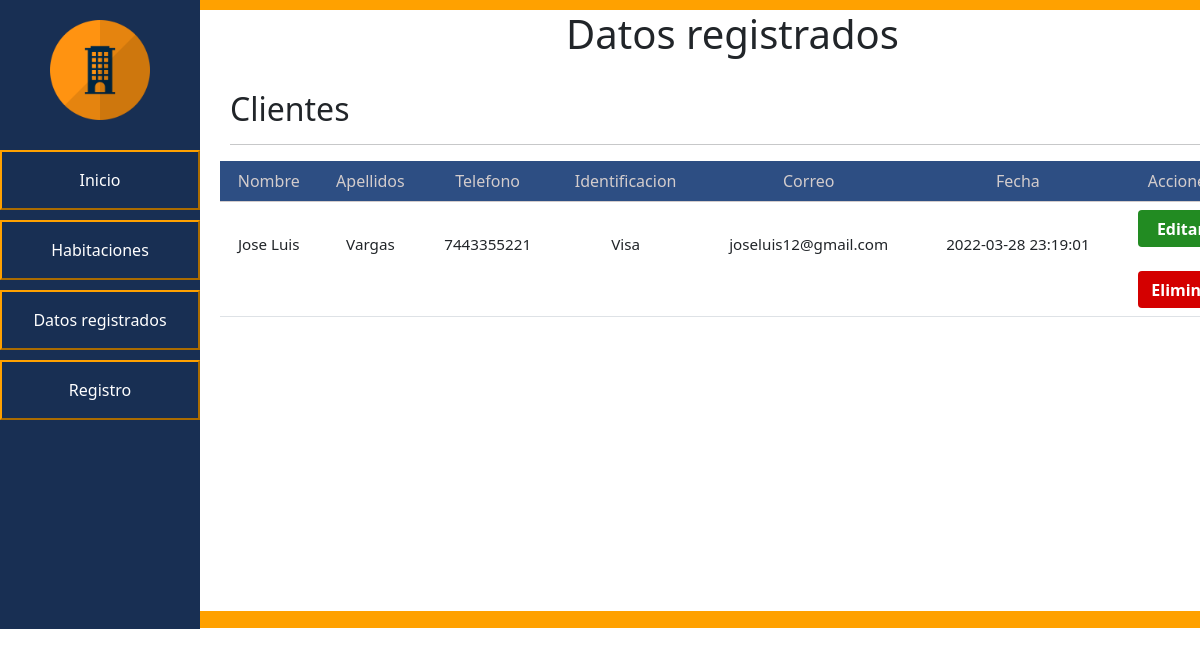
The app's page /PHP/datos-registrados.php with its own data.
### tables this page shows
CREATE TABLE `clientes` (
  `idClientes` int(11) NOT NULL,
  `Nombre` varchar(45) NOT NULL,
  `Apellidos` varchar(45) NOT NULL,
  `Telefono` varchar(20) NOT NULL,
  `Identificacion` varchar(45) NOT NULL,
  `Correo` varchar(50) NOT NULL,
  `Fechadeingreso` datetime NOT NULL
);

### PHP/datos-registrados.php (the view, shortened to what this page needs)
<!DOCTYPE html>
<html>
<head>
    <link href="https://cdn.jsdelivr.net/npm/bootstrap@5.0.2/dist/css/bootstrap.min.css" rel="stylesheet">
    <link rel="stylesheet" type="text/css" href="../css/styles-datos-registrados.css">
</head>
<body>
	<div id="general">
		<div id="navegacion">
			<div id="navegacion-alineacion">
				<img src="..\img\img2.png" id="img1">
				<a href="index.php">
					<button class="animacion-btn" id="boton">Inicio</button>
				</a>
				<a href="habitaciones.php">
					<button class="animacion-btn" id="boton">Habitaciones</button>
				</a>
				<a href="datos-registrados.php">
					<button class="animacion-btn" id="boton">Datos registrados</button>
				</a>
                <a href="registro.php?pagina=1">
                    <button class="animacion-btn" id="boton">Registro</button>
                </a>
			</div>
		</div>
		<div id="cuerpo">
			<div id="contenido-cuerpo">
				<h1 style="text-align: center;">Datos registrados </h1>
				<br>
                <h2 id="titulo"> Clientes </h2>
                <hr style="margin-left: 30px; margin-right: 30px;">
                <table class="table table-hover" id="alineacion-tabla">
                    <thead>
                        <tr class="tittleback">
                            <th scope="col">Nombre</th>
                            <th scope="col">Apellidos</th>
                            <th scope="col">Telefono</th>
                            <th scope="col">Identificacion</th>
                            <th scope="col">Correo</th>
                            <th scope="col">Fecha</th>
                            <th scope="col">Acciones</th>
                        </tr>
                    </thead>
                    <tbody>
                        <?php
                        $cont = include ("conexion.php");
                        if ($cont == true){
                        $consulta="SELECT * FROM clientes";
                        $resultado = mysqli_query($enlace,$consulta);
                        while ($mostrar=mysqli_fetch_array($resultado)){
                        ?>
                            <tr>
                                <td class="datatable"> <br> <?php echo $mostrar['Nombre'] ?> </td>
                                <td class="datatable"> <br> <?php echo $mostrar['Apellidos'] ?> </td>
                                <td class="datatable"> <br> <?php echo $mostrar['Telefono'] ?> </td>
                                <td class="datatable"> <br> <?php echo $mostrar['Identificacion'] ?> </td>
                                <td class="datatable"> <br> <?php echo $mostrar['Correo'] ?> </td>
                                <td class="datatable"> <br> <?php echo $mostrar['Fechadeingreso'] ?> </td>
                                <td>
                                   <button type="button" class="buttonupdate" data-bs-toggle="modal" data-bs-target="#updatemodal<?php echo $mostrar['idClientes'];?>">
                                        Editar
                                    </button>
                                    <br><br>
                                    <button type="button" class="buttondelete" data-bs-toggle="modal" data-bs-target="#deletetemodal<?php echo $mostrar['idClientes'];?>">
                                        Eliminar
                                    </button>
                                </td>
                            </tr>
                        <?php
                        }
                        }
                        ?>
                    </tbody>
                </table>
              <br>
              <br>
              <br>
              <br>
              <br>
              <br>
              <br>
              <br>
              <br>
              <br>
              <br>
		</div>
	</div>
</body>
</html>

### css/styles-datos-registrados.css (style rules this page uses)
body { margin: 0; }
#general { display: flex; }
#navegacion { float: left; background-color: #182F53; height: 629px; width: 200px }
#boton { background-color: #182F53; color: white; margin-top:10px; width: 200px; height: 60px; }
#navegacion-alineacion { margin-top: 20px; }
#img1 { height: 100px; margin-left: 50px; margin-bottom:20px; }
.animacion-btn { border-color: #FFA100; color: black; background-image: -webkit-linear-gradient(45deg, #FFA100 50%, transparent 50%); background-image: linear-gradient(45deg, #FFA100 50%, transparent 50%); background-position: 100%; background-size: 400%; -webkit-transition: background 300ms ease-in-out; transition: background 300ms ease-in-out; }
.buttondelete { width: 85px; height: 37px; color: #ffffff; font-weight: bold; display: inline-block; padding: 6px 12px; font-size: 16px; text-align: center; cursor: pointer; background-image: none; border: 1px solid transparent; border-radius: 4px; outline: 0; background-color: #D40000; align-content: center; }
.buttonupdate { width: 85px; height: 37px; color: #ffffff; font-weight: bold; display: inline-block; padding: 6px 12px; font-size: 16px; text-align: center; cursor: pointer; background-image: none; border: 1px solid transparent; border-radius: 4px; outline: 0; background-color: forestgreen; align-content: center; }
.datatable { font-size: 95%; }
#cuerpo { background-color: #FFA100; height: 628px; width: 100%; overflow: scroll; }
#contenido-cuerpo { background-color: white; height: 601px; width: 1065px; margin: auto; margin-top: 10px; }
#titulo { font-weight: normal; margin-left:30px; margin-right:30px; margin-bottom:13px; }
.tittleback { background: #2d4e83; color: #d3cccc; margin-left: 29px; margin-right: 23px; }
#alineacion-tabla { width: 1024px; margin-left: 20px; }
table,tr,th { text-align: center; font-weight: normal; }
th { padding-left: 18px; padding-right: 18px; }

### records on screen
clientes: Nombre "Jose Luis", Apellidos "Vargas", Telefono "7443355221", Identificacion "Visa", Correo "joseluis12@gmail.com", Fechadeingreso "2022-03-28 23:19:01"
